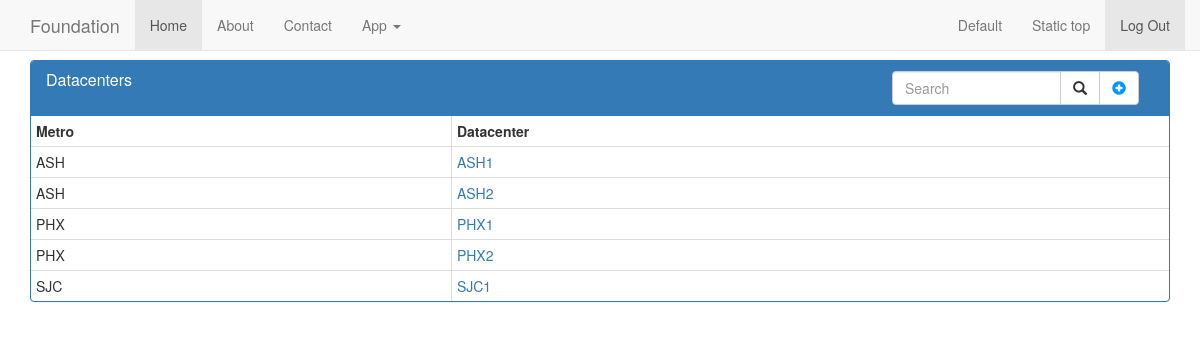
Before: /racklayout/ with the older database file.
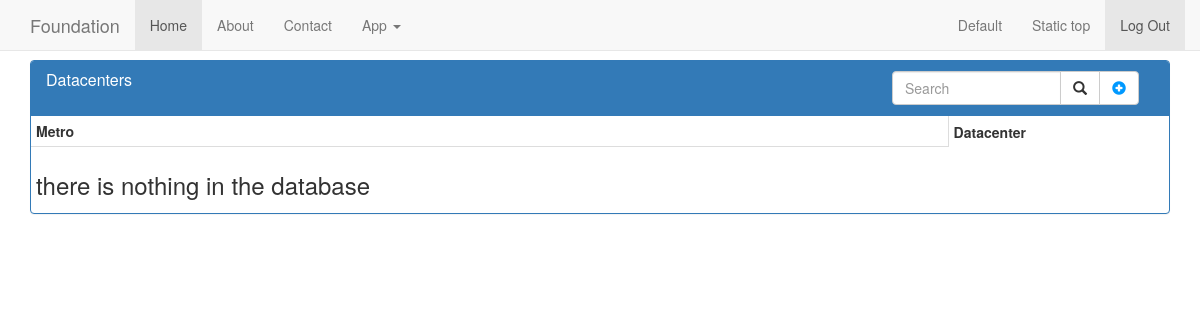
After: the same page with the newer database file.
### racklayout/models.py (models this page shows)
class BaseModel(models.Model):
    created = models.DateTimeField(auto_now_add=True)
    modified = models.DateTimeField(auto_now=True)
    class Meta:
        abstract = True

class Dc(BaseModel):
    number = models.IntegerField()
    metro = models.ForeignKey(Metro)
    class Meta:
        ordering = ('metro__label', 'number')
        unique_together = ('number', 'metro')
    def __unicode__(self):
        return '%s%d' % (self.metro.label, self.number)

class Metro(BaseModel):
    label = models.CharField(max_length=3,
                             unique=True,
                             validators=[
                                 RegexValidator(
                                     regex='^[A-Z]{3}',
                                     message='Metro must be 3  capital letters',
                                     code='invalid_metro'
                                 ),
                             ]
                             )
    def __unicode__(self):
        return '%s' % self.label

### racklayout/views.py (the view)
class IndexView(ListView):
    model = Dc
    template_name = 'racklayout/index.html'
    context_object_name = 'datacenters'

### racklayout/templates/racklayout/index.html (shortened to what this page needs)
{% extends "base.html" %}
{% load staticfiles %}
{% block content %}
    <div class="col-md-12">
        <div class="panel panel-primary">
            <div class="panel-heading clearfix">
                 <H1 class="panel-title pull-left">Datacenters</H1>
             <div class="col-sm-3 col-md-3 pull-right">
               <div class="input-group">
                    <input type="text" class="form-control" placeholder="Search" name="query" id="srch-term">
                    <div class="input-group-btn">
                        <button class="btn btn-default" id="searchsubmit"><i class="glyphicon glyphicon-search"></i></button>
                        <button class="btn btn-default" id="adddc" onclick="toggler('hiddenAddDc');"><i class="glyphicon glyphicon-plus-sign" style="color: #0099FF"></i></button>
                    </div>
               </div>
             </div>
            </div>
        <div id="metrotable" class="table-responsive">
            <table id="metrotable" class="table table-condensed table-hover table-bordered">
                <thead>
                    <tr class="text-left">
                        <th>Metro</th>
                        <th>Datacenter</th>
                    </tr>
                </thead>
                <tbody>
                {% if datacenters %}
                {% for datacenter in datacenters %}
                    <tr>
                        <td>{{ datacenter.metro }}</td>
                        <td><a href="{% url 'racklayout:dc' datacenter.id %}"> {{ datacenter }}</a></td>
                    </tr>
                {% endfor %}
                {% else %}
                    <tr>
                        <td><h3>there is nothing in the database</h3></td>
                    </tr>
                {% endif %}
                </tbody>
            </table>
        </div>
    </div>
    </div>
{% endblock %}

### templates/base.html (shortened to what this page needs)
{% load staticfiles %}
<!DOCTYPE html>
<html lang="en">
  <head>
    <link href="{% static 'dist/css/bootstrap.min.css' %}" rel="stylesheet">
    <link href="{% static 'dist/css/fixbootstrap.css' %}" rel="stylesheet">
  </head>
  <body>
    <div class="navbar navbar-default navbar-fixed-top" role="navigation">
      <div class="container">
        <div class="navbar-header">
          <a class="navbar-brand" href="{% url 'racklayout:index' %}">Foundation</a>
        </div>
        <div class="navbar-collapse collapse">
          <ul class="nav navbar-nav">
            <li class="active"><a href="{% url 'racklayout:index' %}">Home</a></li>
            <li><a href="#about">About</a></li>
            <li><a href="#contact">Contact</a></li>
            <li class="dropdown">
              <a href="#" class="dropdown-toggle" data-toggle="dropdown">App <b class="caret"></b></a>
            </li>
          </ul>
          <ul class="nav navbar-nav navbar-right">
            <li><a href="../navbar/">Default</a></li>
            <li><a href="../navbar-static-top/">Static top</a></li>
            <li class="active"><a href="{% url 'racklayout:index' %}">Log Out</a></li>
          </ul>
        </div>
      </div>
    </div>
    <div class="container-fluid padtop40" >
	{% block content %}{% endblock %}
    </div>
  </body>
</html>

Changed rows visible on the page:
removed Dc: metro "ASH", metro+number "ASH1"
removed Dc: metro "ASH", metro+number "ASH2"
removed Dc: metro "PHX", metro+number "PHX1"
removed Dc: metro "PHX", metro+number "PHX2"
removed Dc: metro "SJC", metro+number "SJC1"
Other visible differences:
text now shown: "there is nothing in the database"
